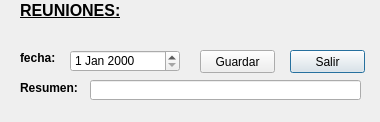
<?xml version="1.0" encoding="UTF-8"?>
<ui version="4.0">
 <class>Dialog_reuniones</class>
 <widget class="QDialog" name="Dialog_reuniones">
  <property name="geometry">
   <rect>
    <x>0</x>
    <y>0</y>
    <width>380</width>
    <height>122</height>
   </rect>
  </property>
  <property name="windowTitle">
   <string>Dialog</string>
  </property>
  <widget class="QLabel" name="label_2">
   <property name="geometry">
    <rect>
     <x>20</x>
     <y>80</y>
     <width>61</width>
     <height>16</height>
    </rect>
   </property>
   <property name="font">
    <font>
     <weight>75</weight>
     <bold>true</bold>
    </font>
   </property>
   <property name="text">
    <string>Resumen:</string>
   </property>
  </widget>
  <widget class="QPushButton" name="pushButton">
   <property name="geometry">
    <rect>
     <x>290</x>
     <y>50</y>
     <width>75</width>
     <height>23</height>
    </rect>
   </property>
   <property name="text">
    <string>Salir</string>
   </property>
  </widget>
  <widget class="QLineEdit" name="lineEdit_Resumen">
   <property name="geometry">
    <rect>
     <x>90</x>
     <y>80</y>
     <width>271</width>
     <height>20</height>
    </rect>
   </property>
  </widget>
  <widget class="QLabel" name="label">
   <property name="geometry">
    <rect>
     <x>20</x>
     <y>50</y>
     <width>41</width>
     <height>16</height>
    </rect>
   </property>
   <property name="font">
    <font>
     <weight>75</weight>
     <bold>true</bold>
    </font>
   </property>
   <property name="text">
    <string>fecha:</string>
   </property>
  </widget>
  <widget class="QLabel" name="label_3">
   <property name="geometry">
    <rect>
     <x>20</x>
     <y>0</y>
     <width>111</width>
     <height>21</height>
    </rect>
   </property>
   <property name="font">
    <font>
     <pointsize>12</pointsize>
     <weight>75</weight>
     <bold>true</bold>
     <underline>true</underline>
    </font>
   </property>
   <property name="text">
    <string>REUNIONES:</string>
   </property>
  </widget>
  <widget class="QPushButton" name="pushButton_Guardar">
   <property name="geometry">
    <rect>
     <x>200</x>
     <y>50</y>
     <width>75</width>
     <height>23</height>
    </rect>
   </property>
   <property name="text">
    <string>Guardar</string>
   </property>
  </widget>
  <widget class="QDateEdit" name="dateEdit">
   <property name="geometry">
    <rect>
     <x>70</x>
     <y>50</y>
     <width>110</width>
     <height>22</height>
    </rect>
   </property>
  </widget>
 </widget>
 <resources/>
 <connections/>
</ui>
